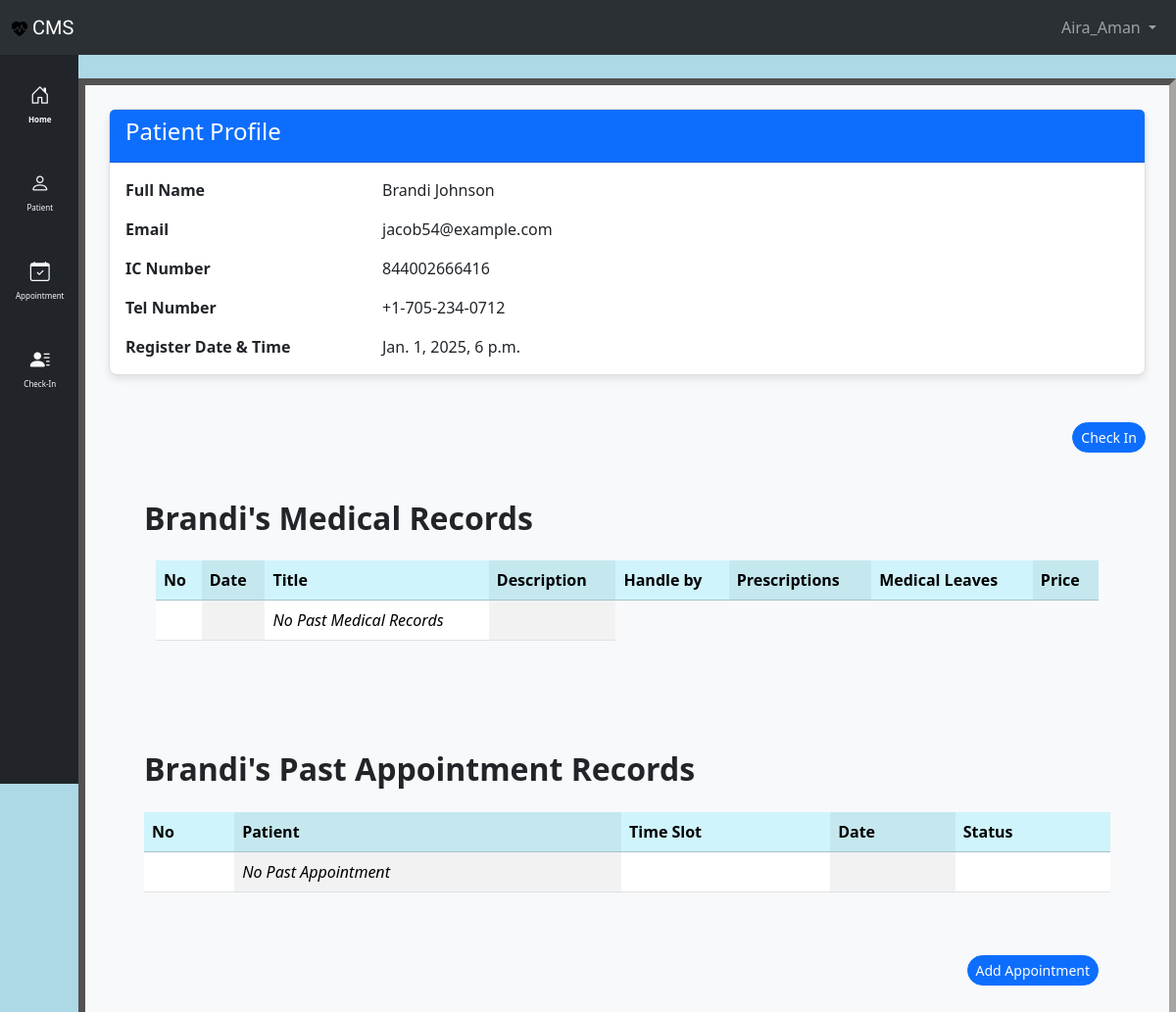
/patient_list/3/ (signed in), run on an earlier commit of the app's database.
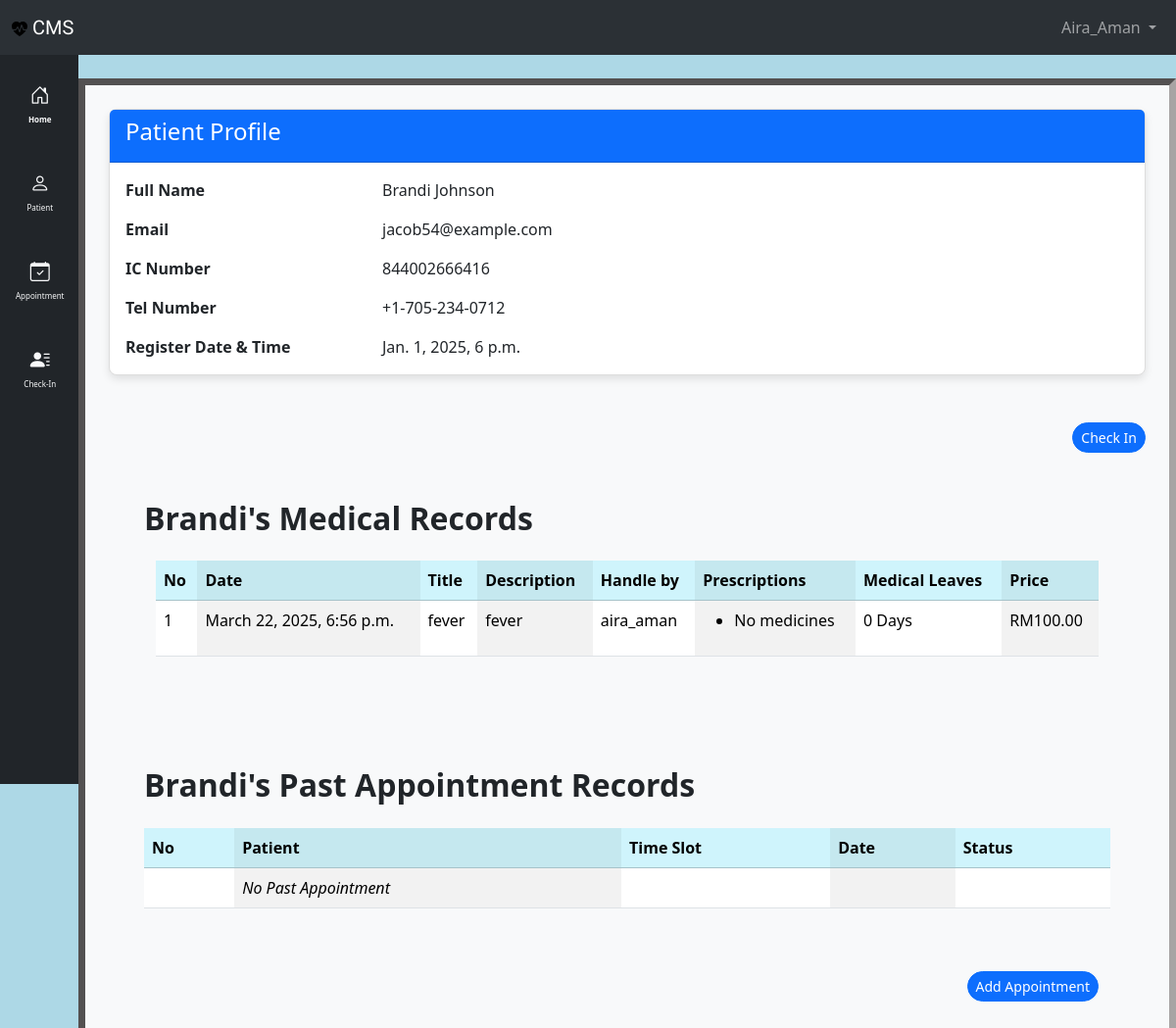
And on a later commit of the database.
### clinic/models.py (models this page shows, shortened)
class Patient(models.Model):
    class Meta:
        permissions = [
            ("can_register", "Can register new patient"),
        ]
    title = models.IntegerField(choices=TITLE_CHOICES, default=1, blank=True, null=True)
    first_name = models.CharField(max_length=200)
    last_name = models.CharField(max_length=200)
    ic_number = models.CharField(max_length=12, unique=True)
    email = models.EmailField(max_length=100, null=True, blank=True, unique=True)
    phone_number = models.CharField(max_length=20, unique=True)
    register_date = models.DateTimeField(
        verbose_name="register_date", default=timezone.now
    )

class MedicalRecord(models.Model):
    patient = models.ForeignKey(Patient, on_delete=models.CASCADE)
    doctor = models.ForeignKey(Profile, on_delete=models.CASCADE, null=True)
    medicine = models.ManyToManyField(Medicine, blank=True)
    title = models.CharField(max_length=100)
    description = models.TextField()
    record_date = models.DateTimeField(verbose_name="record_date", default=timezone.now)
    medical_leave = models.IntegerField(
        default=0
    )  # to record if patient get any medical leaves
    price = models.DecimalField(max_digits=10, decimal_places=2, default=0.00)

### accounts/models.py (models this page shows)
class Profile(models.Model):
    class UserType(models.IntegerChoices):
        CLINIC_STAFF = 1, "Clinic Staff"
        DOCTOR = 2, "Doctor"
        ADMIN = 3, "Admin"
    user = models.OneToOneField(User, on_delete=models.CASCADE)
    user_type = models.IntegerField(
        choices=UserType.choices, default=UserType.CLINIC_STAFF
    )
    phone_number = models.CharField(max_length=20, unique=True, null=True, blank=True)
    ic_number = models.CharField(max_length=12, unique=True, null=True, blank=True)
    register_date = models.DateTimeField(default=timezone.now)
    def __str__(self):
        return self.user.username

### clinic/views.py (the view)
@login_required
def patient_data(request, pk):
    patient = get_object_or_404(Patient, pk=pk)
    medical_records = MedicalRecord.objects.filter(patient=patient).order_by(
        "-record_date"
    )
    past_appointments = Appointment.objects.filter(patient=patient, status__in=[2, 3])
    context = {
        "medical_records": medical_records,
        "past_appointments": past_appointments,
        "patient": patient,
        "title": f"{patient.first_name} Details",
    }
    return render(request, "clinic/patient_details.html", context)

### clinic/templates/clinic/patient_details.html
{% extends "clinic/base.html" %}
{% block main %}
<div class="container mt-4">
    <div class="card">
        <div class="card-header bg-primary text-white">
            <h4 class="card-title">Patient Profile</h4>
        </div>
        <div class="card-body">
            <div class="row mb-3">
                <div class="col-sm-3"><strong>Full Name</strong></div>
                <div class="col-sm-9">{{ patient.first_name|title }} {{ patient.last_name|title }}</div>
            </div>
            <div class="row mb-3">
                <div class="col-sm-3"><strong>Email</strong></div>
                <div class="col-sm-9">{{ patient.email }}</div>
            </div>
            <div class="row mb-3">
                <div class="col-sm-3"><strong>IC Number</strong></div>
                <div class="col-sm-9">{{ patient.ic_number }}</div>
            </div>
            <div class="row mb-3">
                <div class="col-sm-3"><strong>Tel Number</strong></div>
                <div class="col-sm-9">{{ patient.phone_number }}</div>
            </div>
            <div class="row">
                <div class="col-sm-3"><strong>Register Date & Time</strong></div>
                <div class="col-sm-9">{{ patient.register_date }}</div>
            </div>
        </div>
    </div>
</div>
<div class="container pt-5 text-end">
    <a class="btn rounded-pill btn-primary btn-sm" href="{% url 'clinic:patient_checkin' patient.pk %}" role="button">
        Check In
    </a>
</div>
<div class="container p-5">
    <div class="d-flex justify-content-between align-items-center mb-3">
        <h2 class="fw-bold">{{ patient.first_name }}'s Medical Records</h2>
    </div>
    <div class="container">
        <table class="table table-striped-columns">
            <thead>
                <tr class="table-info">
                    <th scope="col">No</th>
                    <th scope="col">Date</th>
                    <th scope="col">Title</th>
                    <th scope="col">Description</th>
                    <th scope="col">Handle by</th>
                    <th scope="col">Prescriptions</th>
                    <th scope="col">Medical Leaves</th>
                    <th scope="col">Price</th>
                </tr>
            </thead>
            <tbody>
                {% for record in medical_records %}
                <tr>
                    <td>{{ forloop.counter }}</td>
                    <td>{{ record.record_date }}</td>
                    <td>{{ record.title}}</td>
                    <td>{{ record.description}}</td>
                    <td>{{ record.doctor }}</td>
                    <td>
                        <ul>
                            {% for med in record.medicine.all %}
                            <li>{{ med }}</li>
                            {% empty %}
                            <li>No medicines</li>
                            {% endfor %}
                        </ul>
                    </td>
                    <td>{{ record.medical_leave}} Days</td>
                    <td>RM{{ record.price }}</td>
                </tr>
                {% empty %}
                <tr>
                    <td></td>
                    <td></td>
                    <td><em>No Past Medical Records</em></td>
                    <td></td>
                </tr>
                {% endfor %}
            </tbody>
        </table>
    </div>
</div>
<div class="container p-5">
    <div class="d-flex justify-content-between align-items-center mb-3">
        <h2 class="fw-bold">{{ patient.first_name }}'s Past Appointment Records</h2>
    </div>
    <table class="table table-striped-columns">
        <thead>
            <tr class="table-info">
                <th scope="col">No</th>
                <th scope="col">Patient</th>
                <th scope="col">Time Slot</th>
                <th scope="col">Date</th>
                <th scope="col">Status</th>
            </tr>
        </thead>
        <tbody>
            {% for appointment in past_appointments %}
            <tr>
                <td>{{ forloop.counter }}</td>
                <td>{{ appointment.patient.first_name }} {{ appointment.patient.last_name }}</td>
                <td>{{ appointment.get_time_slot_display }}</td>
                <td>{{ appointment.date }}</td>
                {% if appointment.status == 2 %}
                <td class="table-success">{{ appointment.get_status_display }}</td>
                {% elif appointment.status == 3 %}
                <td class="table-danger">{{ appointment.get_status_display }}</td>
                {% endif %}
            </tr>
            {% empty %}
            <tr>
                <td></td>
                <td><em>No Past Appointment</em></td>
                <td></td>
                <td></td>
                <td></td>
            </tr>
            {% endfor %}
        </tbody>
    </table>
    <div class="container pt-5 text-end">
        <a class="btn rounded-pill btn-primary btn-sm" href="{% url 'clinic:add_appointment' patient.pk %}"
            role="button">
            Add Appointment
        </a>
    </div>
</div>
{% endblock %}

### clinic/templates/clinic/base.html (shortened to what this page needs)
<!DOCTYPE html>
<html lang="en">
{% include "clinic/head.html" %}
<body style="background-color: lightblue;">
    <div class="bg-dark text-light" style="position: fixed; top: 0; left: 0; width: 100%; z-index: 1030;">
        {% include "clinic/nav.html" %}
    </div>
    <div class="d-flex" style="height: 100vh; margin-top: 56px;">
        <div class="left-bar bg-dark text-light p-3 d-none d-md-block"
            style="position: fixed; top: 56px; left: 0; height: calc(100vh - 56px); width: 80px; z-index: 1020;">
            {% include "clinic/left_bar.html" %}
        </div>
        <div class="flex-grow-1" style="margin-left: 80px;">
            <div class="position-fixed top-0 end-0 p-3" style="z-index: 1050;">
            </div>
            <div class="container bg-light pb-5 mt-4" style="border: 7px inset rgb(167, 164, 164);">
                {% block main %}
                {% endblock %}
            </div>
        </div>
    </div>
</body>
</html>

### clinic/templates/clinic/head.html (shortened to what this page needs)
<head>
    <link href="https://cdn.jsdelivr.net/npm/bootstrap@5.3.3/dist/css/bootstrap.min.css" rel="stylesheet"
>
    <link href="https://cdnjs.cloudflare.com/ajax/libs/font-awesome/6.0.0-beta3/css/all.min.css" rel="stylesheet">
</head>

### clinic/templates/clinic/nav.html (shortened to what this page needs)
{% load static %}
<nav class="navbar bg-dark navbar-expand-lg bg-body-tertiary" data-bs-theme="dark">
    <div class="container-fluid">
        <a class="navbar-brand main-header-title" href="{% url 'clinic:home' %}"><img
                src="{% static 'clinic/main-logo.svg' %}" alt="logo">
            CMS
        </a>
        <div class="collapse navbar-collapse" id="navbarSupportedContent">
            <ul class="navbar-nav mb-2 mb-lg-0 ms-auto">
                <li class="nav-item dropdown">
                    <a class="nav-link dropdown-toggle" href="#" role="button" data-bs-toggle="dropdown"
                        aria-expanded="false">
                        {{ user.username|title }}
                    </a>
                </li>
            </ul>
        </div>
    </div>
</nav>

### clinic/templates/clinic/left_bar.html
<link href="https://cdn.jsdelivr.net/npm/bootstrap-icons/font/bootstrap-icons.css" rel="stylesheet">
<ul class="nav flex-column">
    <li class="nav-item mb-2 text-center">
        <a class="nav-link text-light" href="{% url 'clinic:home' %}" style="font-weight: bold; padding: 10px 0;">
            <i class="bi bi-house-door" style="font-size: 20px;"></i>
            <p style="font-size: 8px; margin-top: 4px;">Home</p>
        </a>
    </li>
    <li class="nav-item mb-2 text-center">
        <a class="nav-link text-light" href="{% url 'clinic:patient_list' %}" style="padding: 10px 0;">
            <i class="bi bi-person" style="font-size: 20px;"></i>
            <p style="font-size: 8px; margin-top: 4px;">Patient</p>
        </a>
    </li>
    <li class="nav-item mb-2 text-center">
        <a class="nav-link text-light" href="{% url 'clinic:appointment_list' %}" style="padding: 10px 0;">
            <i class="bi bi-calendar-check" style="font-size: 20px;"></i>
            <p style="font-size: 8px; margin-top: 4px;">Appointment</p>
        </a>
    </li>
    <li class="nav-item mb-2 text-center">
        <a class="nav-link text-light" href="{% url 'clinic:checkin_list' %}" style="padding: 10px 0;">
            <i class="bi bi-person-lines-fill" style="font-size: 20px;"></i>
            <p style="font-size: 8px; margin-top: 4px;">Check-In</p>
        </a>
    </li>
</ul>

### clinic/templates/clinic/head.html (style rules this page uses)
.main-header-title { font-family: "Roboto Condensed", sans-serif; }
.card { border: 1px solid #ddd; border-radius: 8px; box-shadow: 0 4px 8px rgba(0, 0, 0, 0.1); transition: box-shadow 0.3s ease; }

What changed in the data, as far as the page shows it:
added MedicalRecord: record_date "March 22, 2025, 6:56 p.m.", title "fever", description "fever", doctor "aira_aman", medical_leave "0", price "100.00"
Also different on the page:
text no longer shown: "No Past Medical Records"
